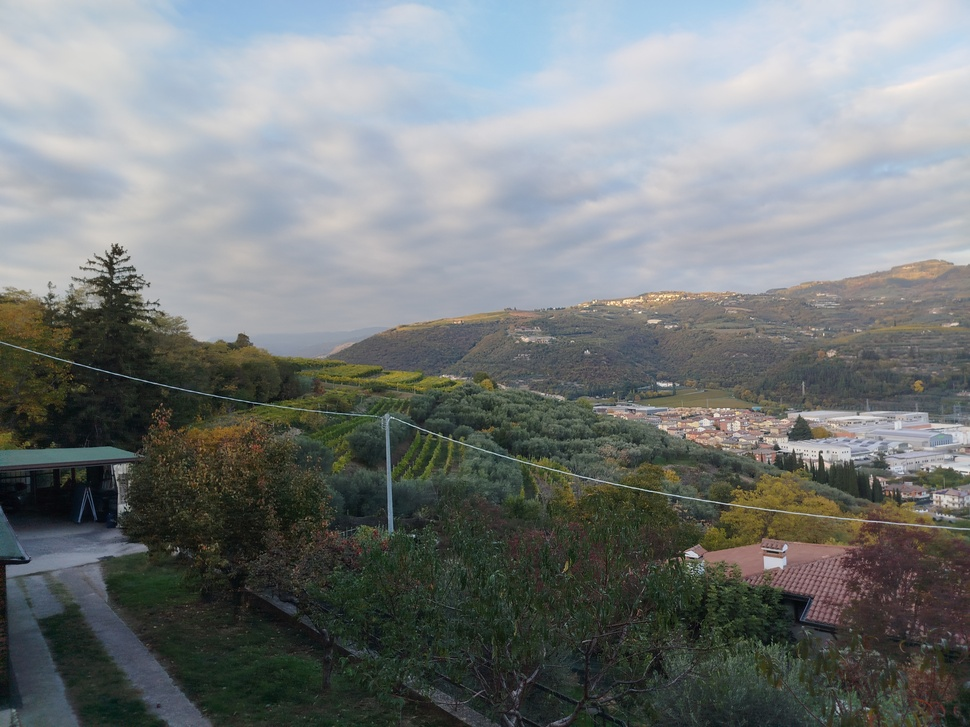
#> input picture images/originals/landscape.jpg, 970 x 727 px, shrunk from 4000 x 3000 before the run; its folder holds only this picture in this run
$ python -i enhancer.py   (imports and definitions only)
#> lines starting #> are read from the running program, lines starting #| are printed output that depends on the picture
import cv2
import numpy as np
import os
from pathlib import Path

# [82 lines left out: functions apply_enhancement_methods, linear_contrast_stretching, not called in this run]


def histogram_equalization(image_path, output_path):
#> called with image_path = '../images/originals/landscape.jpg', output_path = 'out.png'
    image = cv2.imread(image_path)
#> image is the input picture: shape (727, 970, 3); mean B, G, R 122.1, 122.2, 117.5
    if image is None:
        raise ValueError(f"Image not found at {image_path}")

    # Convert image to HSV colorspace
    hsv_image = cv2.cvtColor(image, cv2.COLOR_BGR2HSV)
#> hsv_image: shape (727, 970, 3); mean H, S, V 79.2, 43.6, 129

    # Extract H (hue), S (saturation), V (value) channels
    h_channel = hsv_image[:, :, 0]
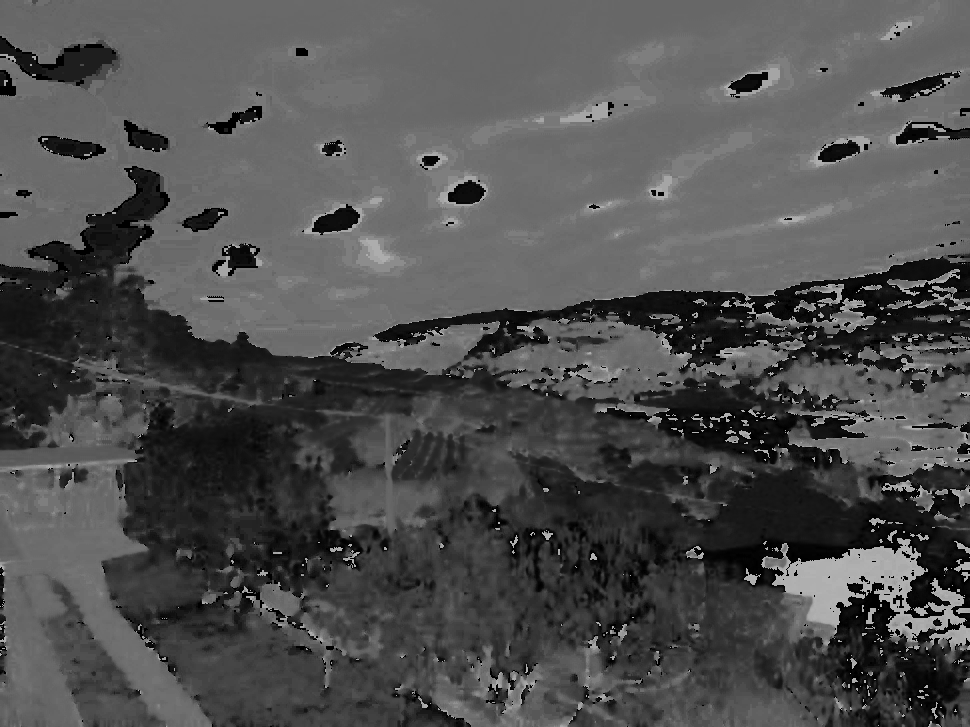
#> h_channel: shape (727, 970); min 0, max 179, mean 79.2
    s_channel = hsv_image[:, :, 1]
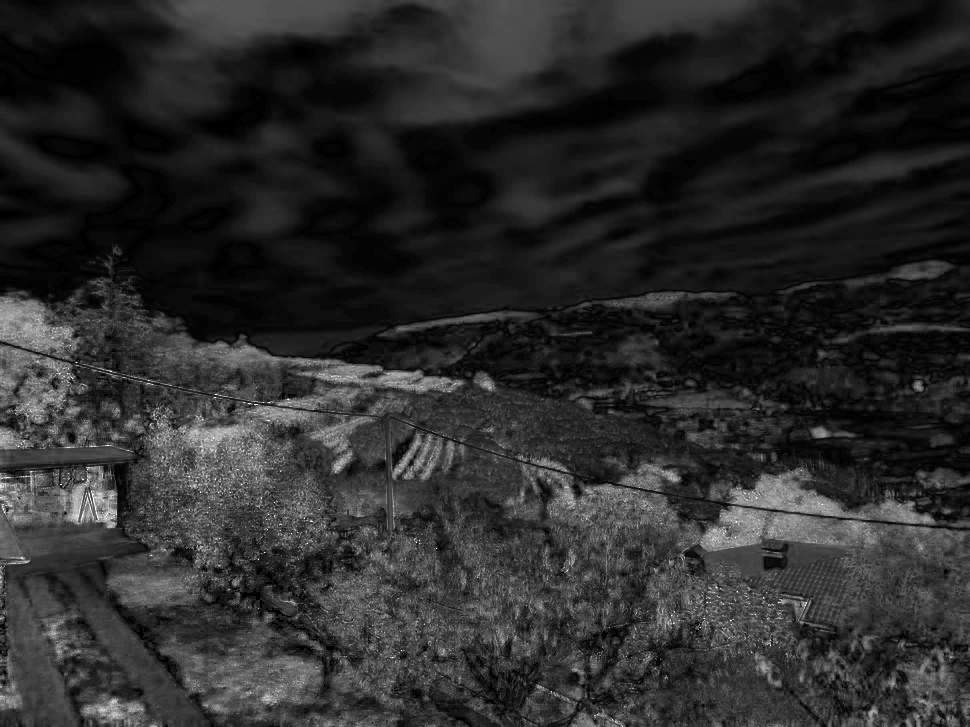
#> s_channel: shape (727, 970); min 0, max 255, mean 43.6
    v_channel = hsv_image[:, :, 2]
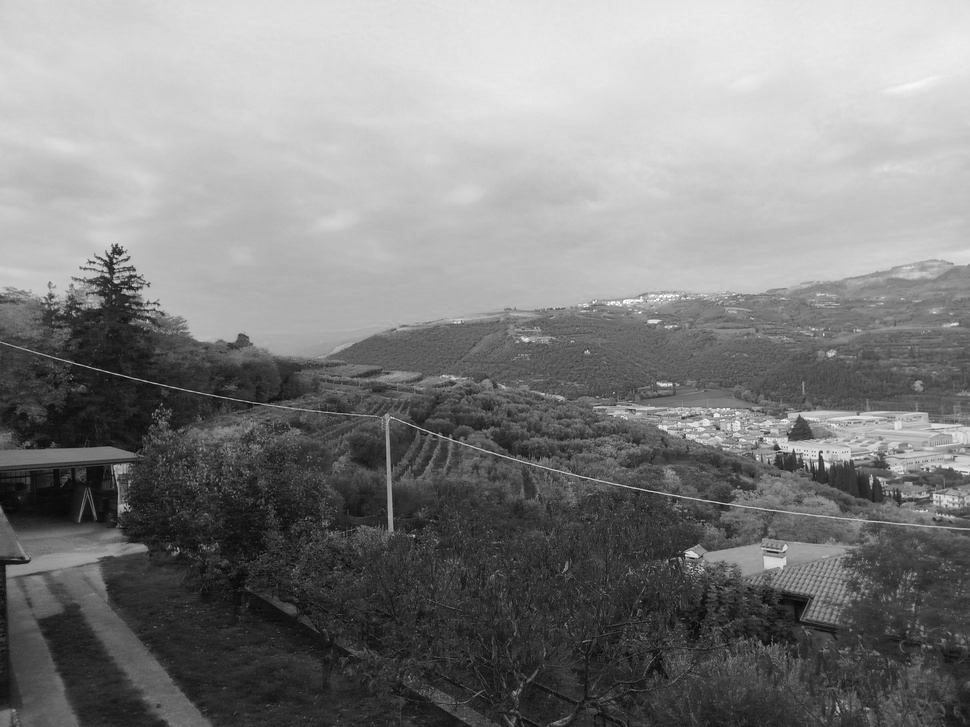
#> v_channel: shape (727, 970); min 2, max 255, mean 129

    # Apply histogram equalization to the V channel
    enhanced_v = cv2.equalizeHist(v_channel)
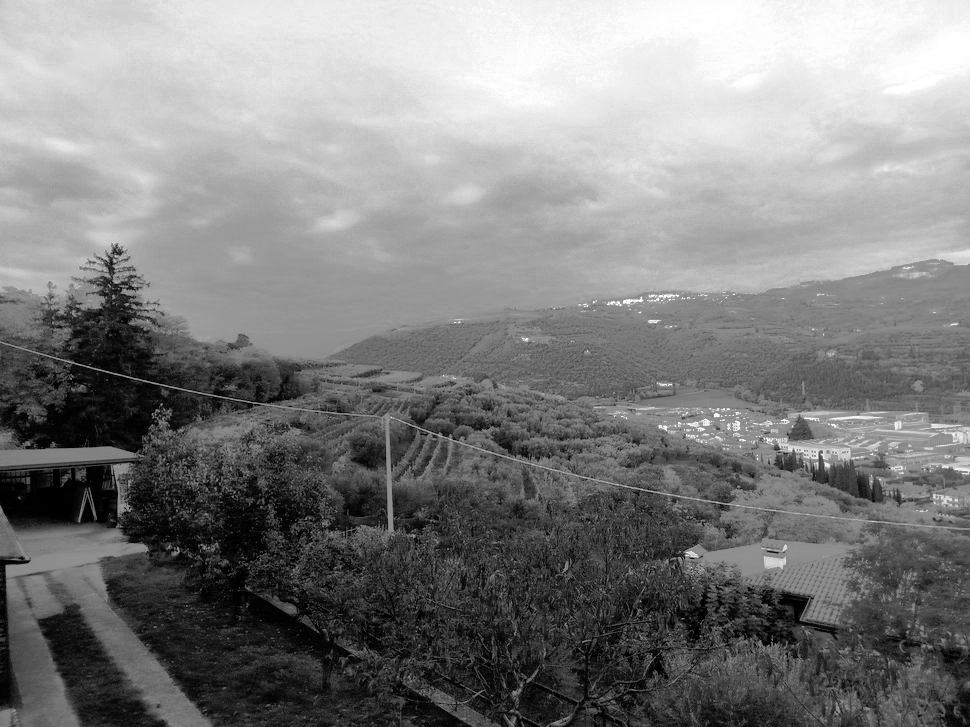
#> enhanced_v: shape (727, 970); min 0, max 255, mean 128.3

    # Recombine the H, S, enhanced V channels
    enhanced_hsv = np.stack([h_channel, s_channel, enhanced_v], axis=-1)
#> enhanced_hsv: shape (727, 970, 3); mean H, S, V 79.2, 43.6, 128.3

    # Convert back to BGR color space
    enhanced_image = cv2.cvtColor(enhanced_hsv, cv2.COLOR_HSV2BGR)
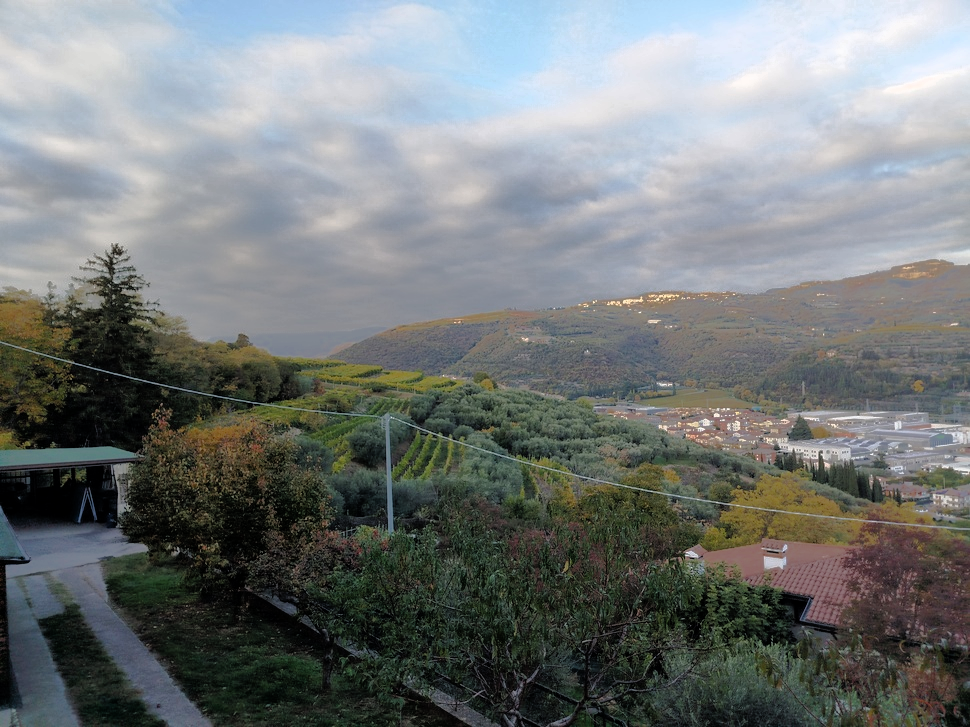
#> enhanced_image: shape (727, 970, 3); mean B, G, R 121, 121.1, 116.5

    # Save the enhanced image
    cv2.imwrite(output_path, enhanced_image)


# [22 lines left out: function gamma_correction, not called in this run]


# [7 lines not run here, left out]

>>> result = histogram_equalization('../images/originals/landscape.jpg', 'out.png')

$ run again, on images/originals/plants2.jpg
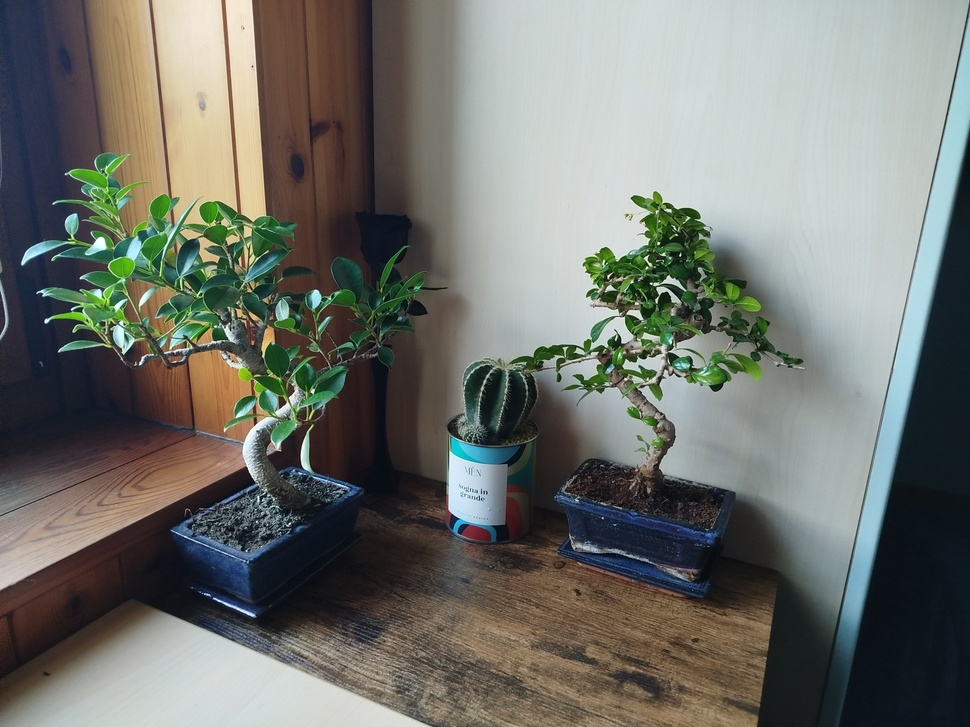
#> input picture images/originals/plants2.jpg, 970 x 727 px, shrunk from 4000 x 3000 before the run
#> in histogram_equalization, image is the input picture: shape (727, 970, 3); mean B, G, R 108.6, 114.7, 112.6
#> hsv_image: shape (727, 970, 3); mean H, S, V 66.7, 64.2, 123.5
#> in histogram_equalization, `s_channel = hsv_image[:, :, 1]`:
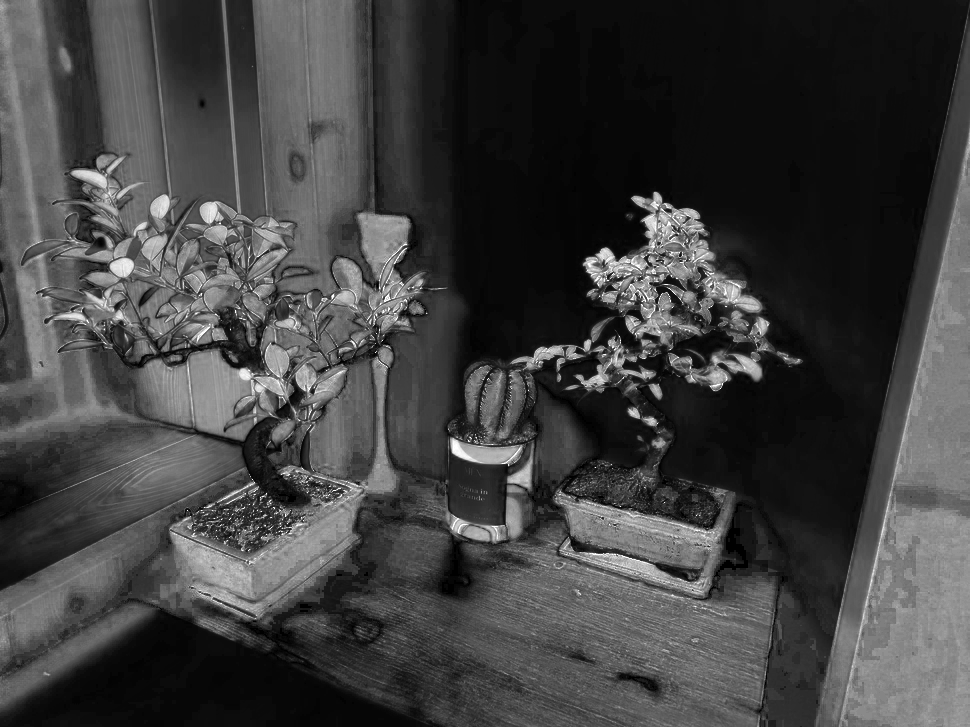
#> s_channel: shape (727, 970); min 0, max 255, mean 64.2
#> enhanced_hsv: shape (727, 970, 3); mean H, S, V 66.7, 64.2, 128.2
#> in histogram_equalization, `enhanced_image = cv2.cvtColor(enhanced_hsv, cv2.COLOR_HSV2BGR)`:
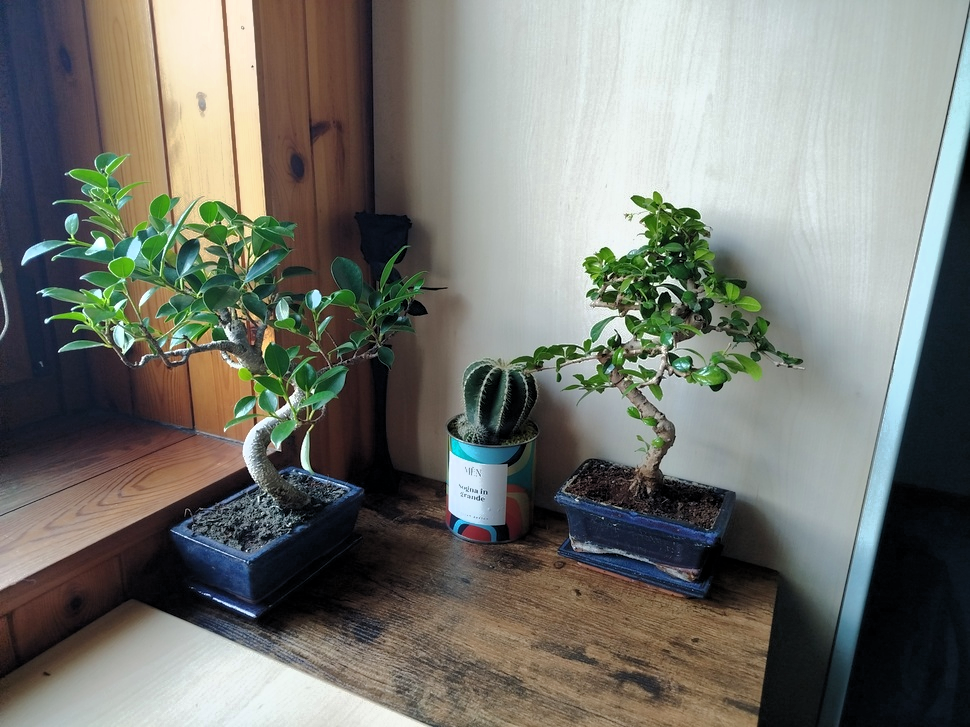
#> enhanced_image: shape (727, 970, 3); mean B, G, R 112, 118.8, 116.9
